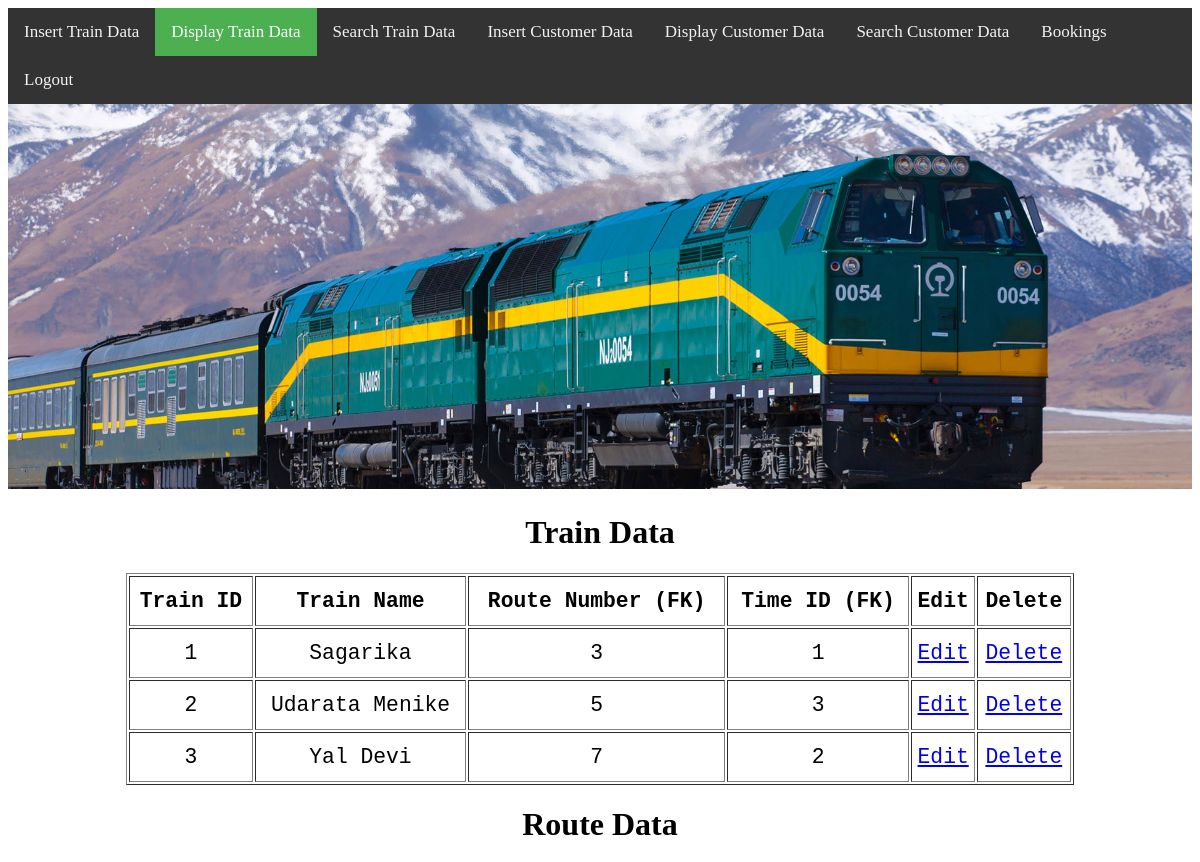
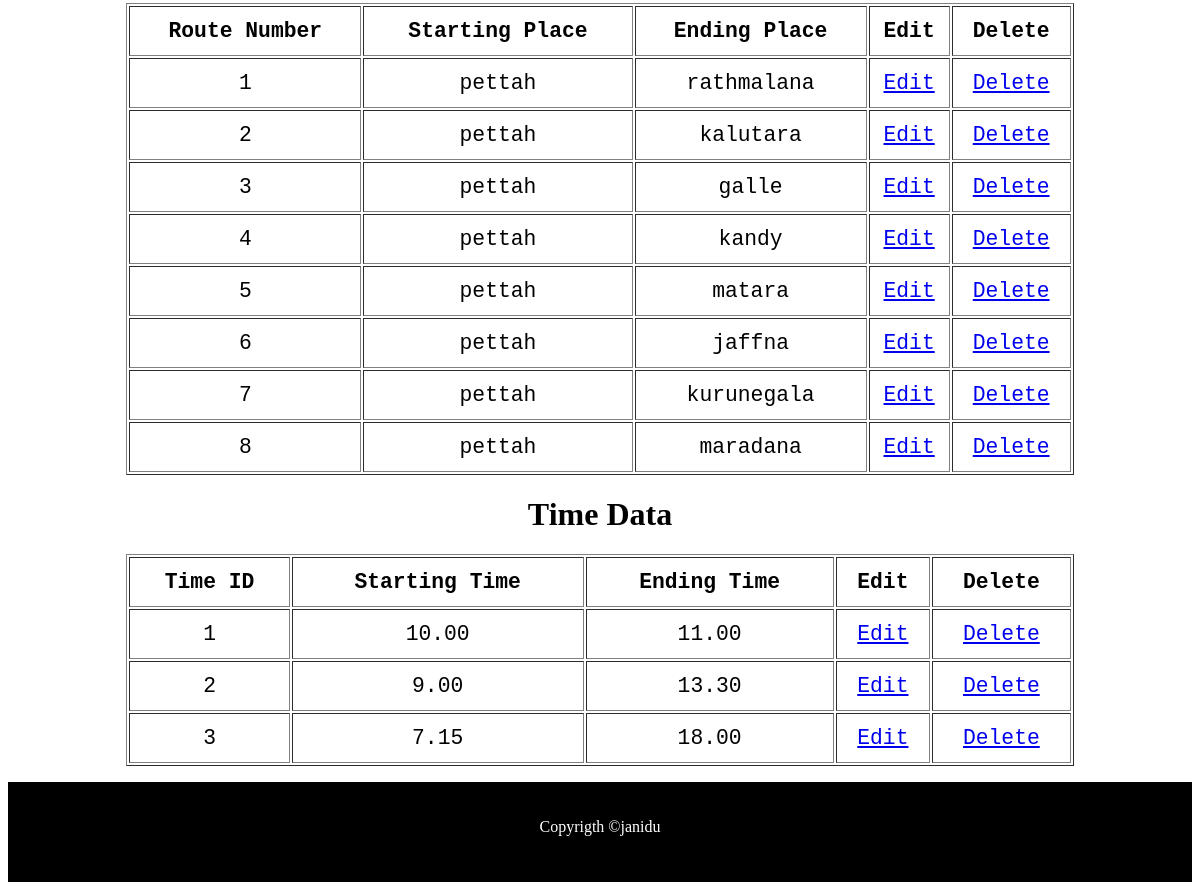
The page /train/admin/show.php (signed in) on the database its author committed (2 pictures, top to bottom).
### tables this page shows
CREATE TABLE `train` (
  `train_id` int(11) NOT NULL,
  `train_name` varchar(100) NOT NULL,
  `route_no` int(11) NOT NULL,
  `time_id` int(11) NOT NULL
);

CREATE TABLE `route` (
  `route_no` int(11) NOT NULL,
  `starting_place` varchar(50) NOT NULL,
  `ending_place` varchar(50) NOT NULL
);

CREATE TABLE `t_time` (
  `time_id` int(11) NOT NULL,
  `start_time` varchar(11) NOT NULL,
  `end_time` varchar(11) NOT NULL
);

### train/admin/show.php (the view, shortened to what this page needs)
<!DOCTYPE html>
<?php
$link = mysqli_connect("localhost","root","");
mysqli_select_db($link,"train");
?>
<html lang="en">
<head>
    <link rel="stylesheet" href="../style.css">
</head>
<body>
    <header>
        <div class="topnav">
        <a href="insert.php">Insert Train Data</a>
        <a class="active" href="show.php">Display Train Data</a>
        <a href="search.php">Search Train Data</a>
        <a href="insert1.php">Insert Customer Data</a>
        <a href="show1.php">Display Customer Data</a>
        <a href="search1.php">Search Customer Data</a>
        <a href="booking.php">Bookings</a>
        <a href="logout.php">Logout</a>
        </div>
    </header>
    <div><img src="../img/header.jpg" alt="" width=100%></div>
    <div>
    <h1><center>Train Data</center></h1>
    <?php
                    $res = mysqli_query($link,"select *from train");
                    echo "<center>";
                    echo"<table border=1>";
                    echo "<tr>";
                            echo "<th>"; echo "Train ID"; echo "</th>";
                            echo "<th>"; echo "Train Name"; echo "</th>";
                            echo "<th>"; echo "Route Number (FK)"; echo "</th>";
                            echo "<th>"; echo "Time ID (FK)"; echo "</th>";
                            echo "<th>"; echo "Edit"; echo "</th>";
                            echo "<th>"; echo "Delete"; echo "</th>";
                    echo "</tr>";
                    while($row = mysqli_fetch_array($res)){
                        echo "<tr>";
                            echo "<td>"; echo $row["train_id"]; echo "</td>";
                            echo "<td>"; echo $row["train_name"]; echo "</td>";
                            echo "<td>"; echo $row["route_no"]; echo "</td>";
                            echo "<td>"; echo $row["time_id"]; echo "</td>";
                            ?>
                            <td><a href="edit.php?id=<?php echo $row["train_id"];?>">Edit</a></td>
                            <td><a href="delete.php?id=<?php echo $row["train_id"];?>">Delete</a></td>
                            <?php
                        echo "</tr>";
                    }
                    echo"</table>";
                    echo"</center>";
            ?>
            <h1><center>Route Data</center></h1>
    <?php
                    $res = mysqli_query($link,"select *from route");
                    echo "<center>";
                    echo"<table border=1>";
                    echo "<tr>";
                            echo "<th>"; echo "Route Number"; echo "</th>";
                            echo "<th>"; echo "Starting Place"; echo "</th>";
                            echo "<th>"; echo "Ending Place"; echo "</th>";
                            echo "<th>"; echo "Edit"; echo "</th>";
                            echo "<th>"; echo "Delete"; echo "</th>";
                    echo "</tr>";
                    while($row = mysqli_fetch_array($res)){
                        echo "<tr>";
                            echo "<td>"; echo $row["route_no"]; echo "</td>";
                            echo "<td>"; echo $row["starting_place"]; echo "</td>";
                            echo "<td>"; echo $row["ending_place"]; echo "</td>";
                            ?>
                            <td><a href="edit1.php?id=<?php echo $row["route_no"];?>">Edit</a></td>
                            <td><a href="delete1.php?id=<?php echo $row["route_no"];?>">Delete</a></td>
                            <?php
                        echo "</tr>";
                    }
                    echo"</table>";
                    echo"</center>";
            ?>
            <h1><center>Time Data</center></h1>
    <?php
                    $res = mysqli_query($link,"select *from t_time");
                    echo "<center>";
                    echo"<table border=1>";
                    echo "<tr>";
                            echo "<th>"; echo "Time ID"; echo "</th>";
                            echo "<th>"; echo "Starting Time"; echo "</th>";
                            echo "<th>"; echo "Ending Time"; echo "</th>";
                            echo "<th>"; echo "Edit"; echo "</th>";
                            echo "<th>"; echo "Delete"; echo "</th>";
                    echo "</tr>";
                    while($row = mysqli_fetch_array($res)){
                        echo "<tr>";
                            echo "<td>"; echo $row["time_id"]; echo "</td>";
                            echo "<td>"; echo $row["start_time"]; echo "</td>";
                            echo "<td>"; echo $row["end_time"]; echo "</td>";
                            ?>
                            <td><a href="edit2.php?id=<?php echo $row["time_id"];?>">Edit</a></td>
                            <td><a href="delete2.php?id=<?php echo $row["time_id"];?>">Delete</a></td>
                            <?php
                        echo "</tr>";
                    }
                    echo"</table>";
                    echo"</center>";
            ?>
    </div>
    <footer>
        <p><center>Copyrigth &copy;janidu</center></p>
    </footer>
</body>
</html>

### train/style.css (style rules this page uses)
table { width: 80%; font-family: monospace; text-align: center; font-size: 16pt; }
tr { height: 50px; }
footer { background-color: black; color: white; height: 100px; }
p { padding-top: 20px; }
.topnav { background-color: #333; overflow: hidden; }
.topnav a { float: left; color: #f2f2f2; text-align: center; padding: 14px 16px; text-decoration: none; font-size: 17px; }
.topnav a.active { background-color: #4CAF50; color: white; }

### rows shown on the page
train: train_id "1", train_name "Sagarika", route_no "3", time "1"
train: train_id "2", train_name "Udarata Menike", route_no "5", time "3"
train: train_id "3", train_name "Yal Devi", route_no "7", time "2"
route: route_no "1", starting_place "pettah", ending_place "rathmalana"
route: route_no "2", starting_place "pettah", ending_place "kalutara"
route: route_no "3", starting_place "pettah", ending_place "galle"
route: route_no "4", starting_place "pettah", ending_place "kandy"
route: route_no "5", starting_place "pettah", ending_place "matara"
route: route_no "6", starting_place "pettah", ending_place "jaffna"
route: route_no "7", starting_place "pettah", ending_place "kurunegala"
route: route_no "8", starting_place "pettah", ending_place "maradana"
t_time: time_id "1", start_time "10.00", end_time "11.00"
t_time: time_id "2", start_time "9.00", end_time "13.30"
t_time: time_id "3", start_time "7.15", end_time "18.00"
